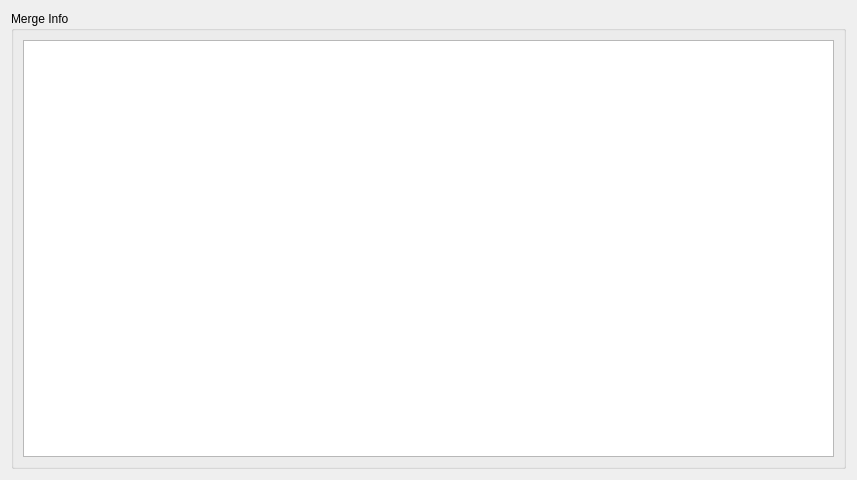
<?xml version="1.0" encoding="UTF-8"?>
<ui version="4.0">
 <class>MergeInfoWidget</class>
 <widget class="QWidget" name="MergeInfoWidget">
  <property name="geometry">
   <rect>
    <x>0</x>
    <y>0</y>
    <width>857</width>
    <height>480</height>
   </rect>
  </property>
  <property name="windowTitle">
   <string>Form</string>
  </property>
  <layout class="QVBoxLayout" name="verticalLayout">
   <item>
    <widget class="QGroupBox" name="groupBox">
     <property name="title">
      <string>Merge Info</string>
     </property>
     <layout class="QGridLayout" name="gridLayout">
      <item row="0" column="0" colspan="2">
       <widget class="QTableView" name="infoView">
        <property name="wordWrap">
         <bool>false</bool>
        </property>
        <attribute name="horizontalHeaderStretchLastSection">
         <bool>true</bool>
        </attribute>
        <attribute name="verticalHeaderDefaultSectionSize">
         <number>23</number>
        </attribute>
       </widget>
      </item>
     </layout>
    </widget>
   </item>
  </layout>
 </widget>
 <resources/>
 <connections/>
</ui>
